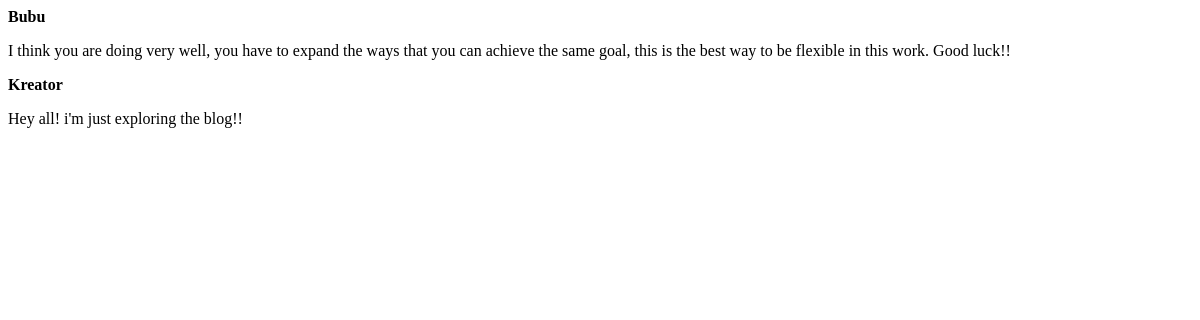
/post/1/comments/, run on an earlier commit of the app's database.
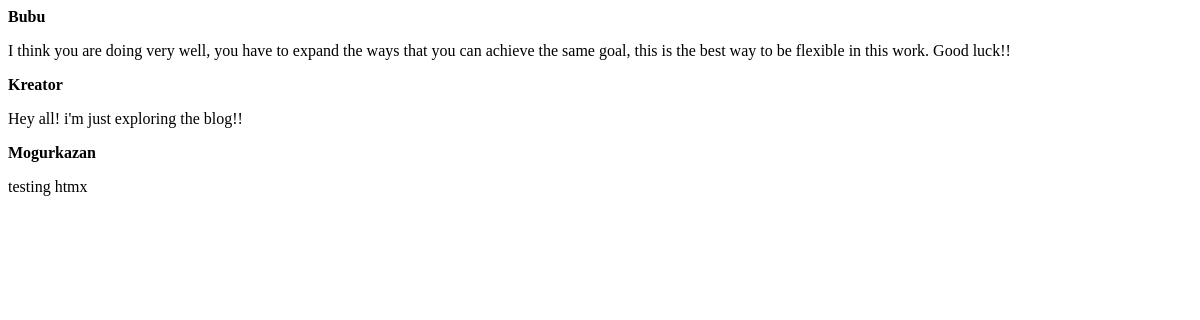
And on a later commit of the database.
### blog/models.py (models this page shows, shortened)
class Comment(models.Model):
    post = models.ForeignKey(Post, on_delete=models.CASCADE, related_name='comments')
    author = models.ForeignKey(CustomUser, on_delete=models.CASCADE, related_name='comments')
    content = models.TextField()
    created_at = models.DateTimeField(auto_now_add=True)
    updated_at = models.DateTimeField(auto_now=True)

class CustomUser(AbstractBaseUser, PermissionsMixin):
    email = models.EmailField(unique=True)
    nickname = models.CharField(max_length=30)
    profile_picture = CloudinaryField('image', blank=True, null=True)
    is_active = models.BooleanField(default=True)
    is_staff = models.BooleanField(default=False)
    objects = CustomUserManager()
    USERNAME_FIELD = 'email'
    REQUIRED_FIELDS = ['nickname']

### blog/views.py (the view)
# urls.py: path('post/<int:pk>/comments/', views.load_comments, name='load_comments'),
def load_comments(request, pk):
    post = get_object_or_404(Post, pk=pk)
    comments = post.comments.all()
    return render(request, 'blog/comments_list.html', {'comments': comments})

### blog/templates/blog/comments_list.html
{% for comment in comments %}
    <div class="comment">
        <strong>{{ comment.author.nickname }}</strong>
        <p>{{ comment.content }}</p>
    </div>
{% endfor %}

What changed in the data, as far as the page shows it:
added Comment: author.nickname "Mogurkazan", content "testing htmx"
